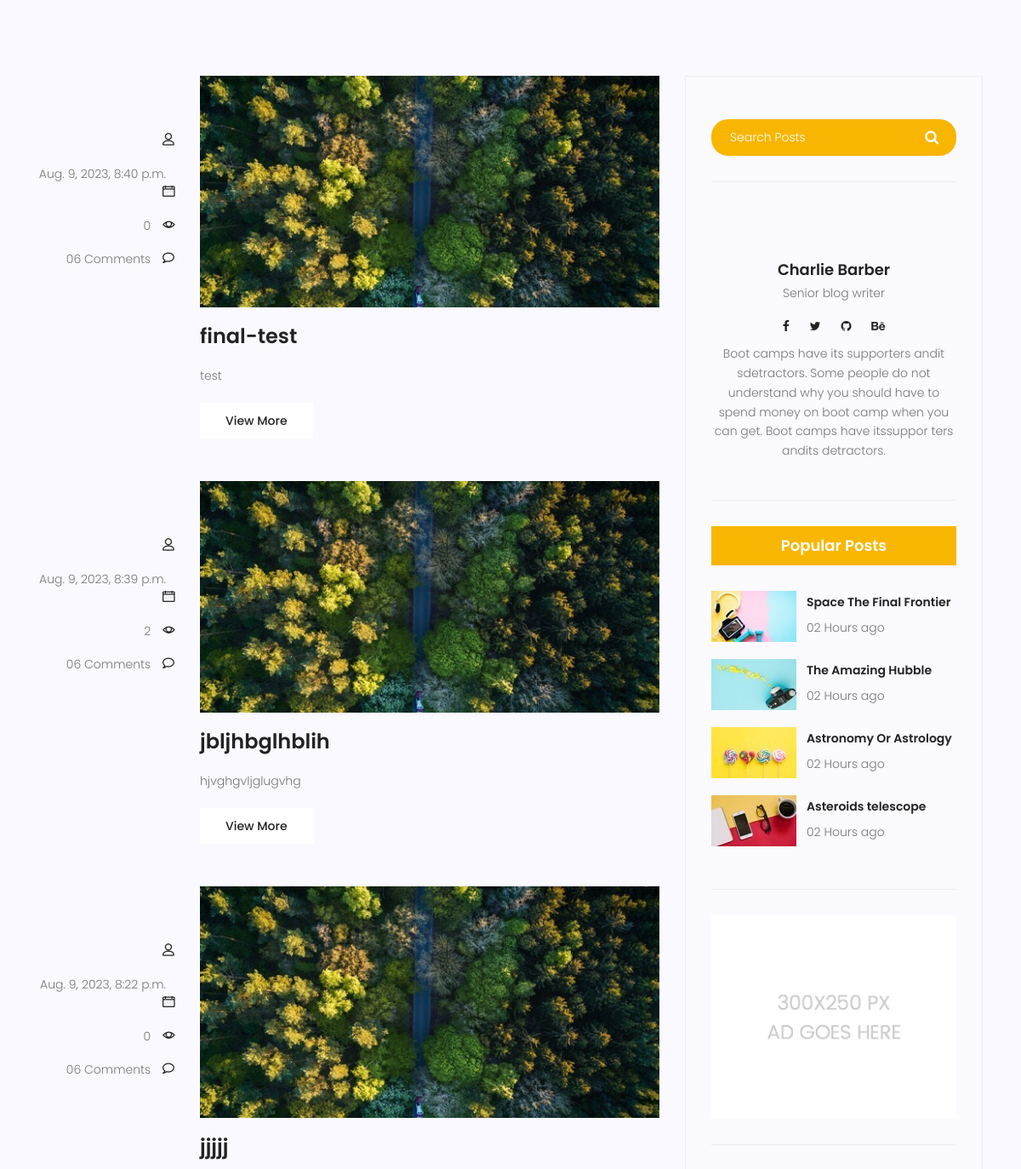
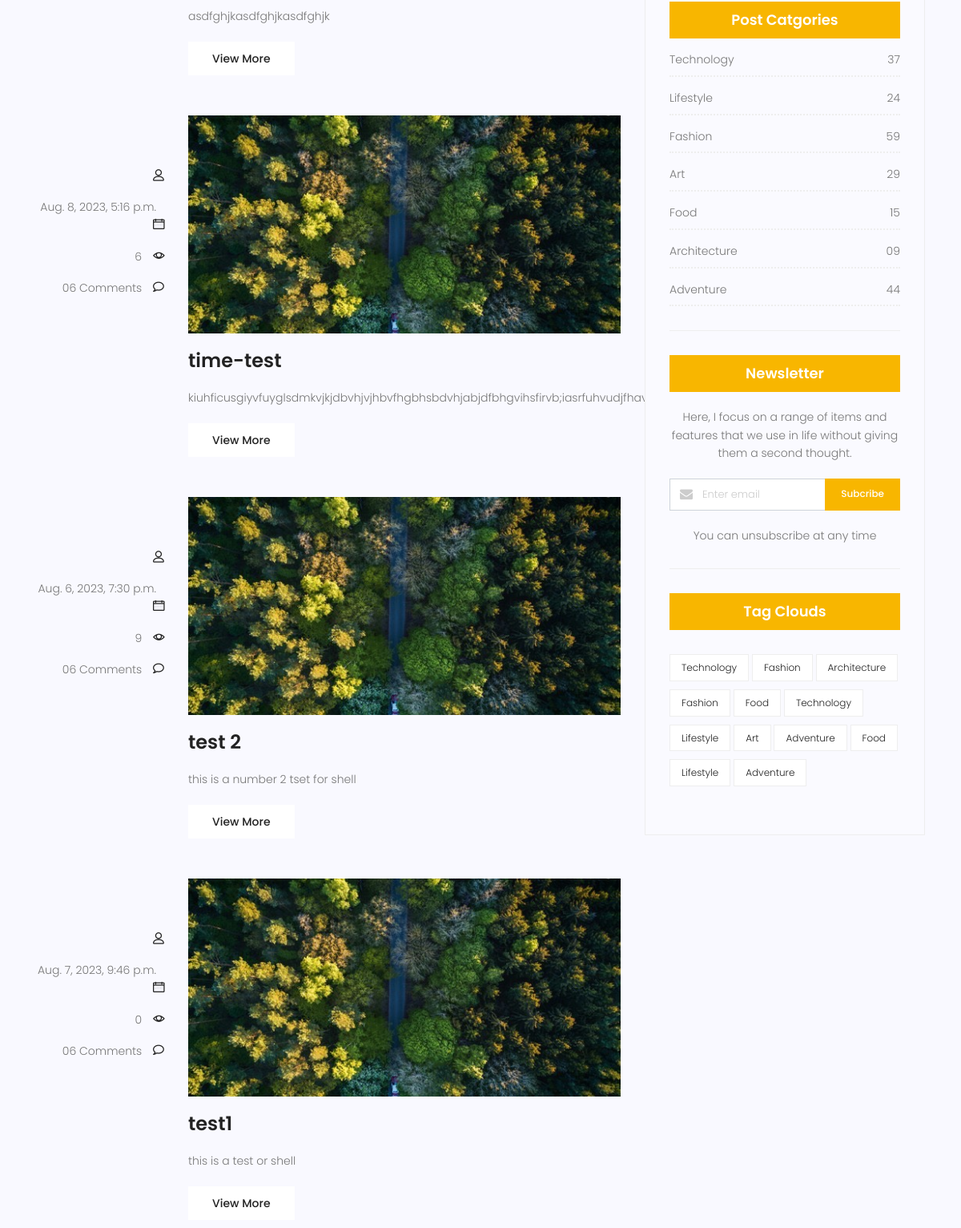
The page /blog/ (middle part) on the database as committed earlier (2 pictures, top to bottom).
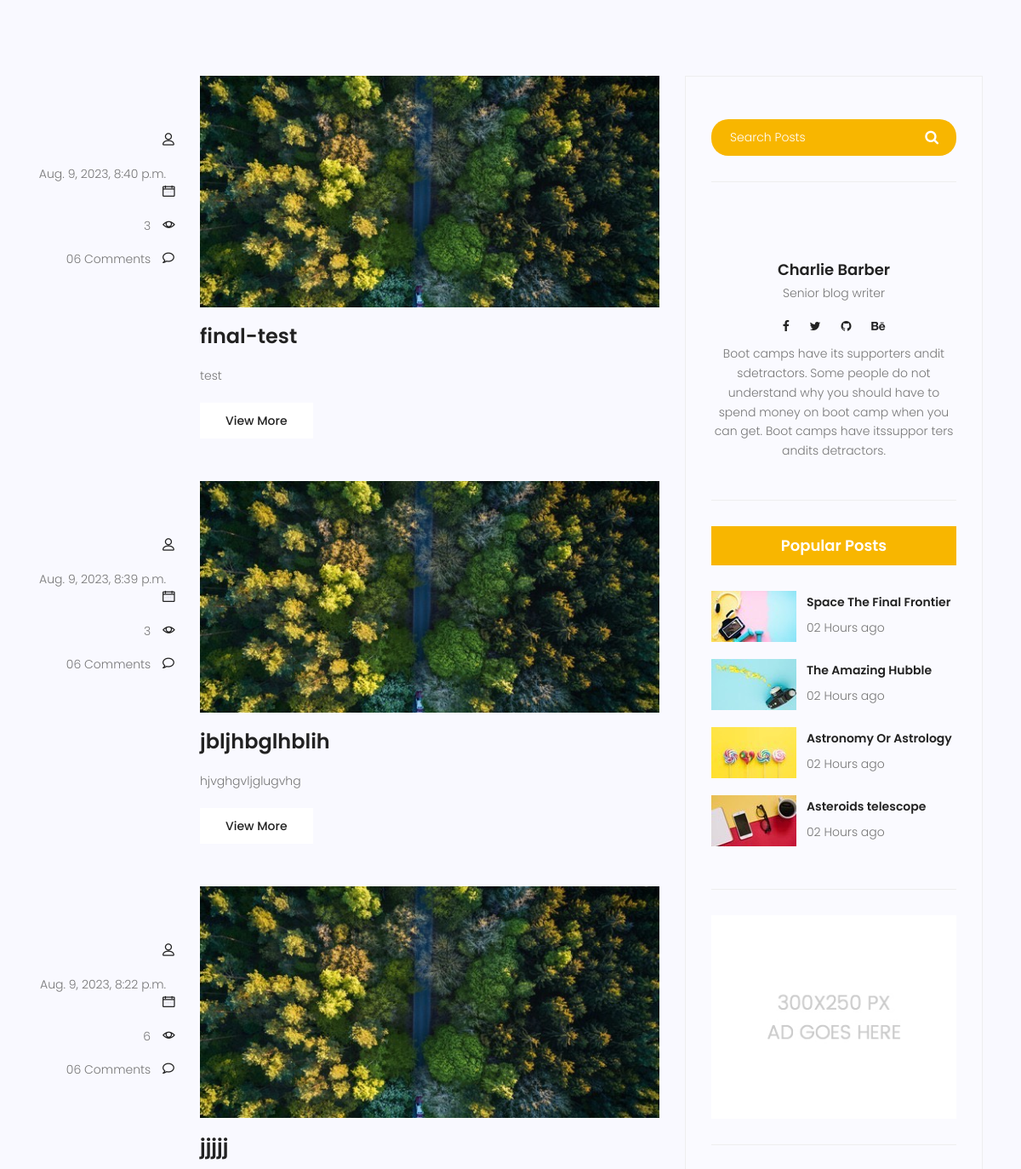
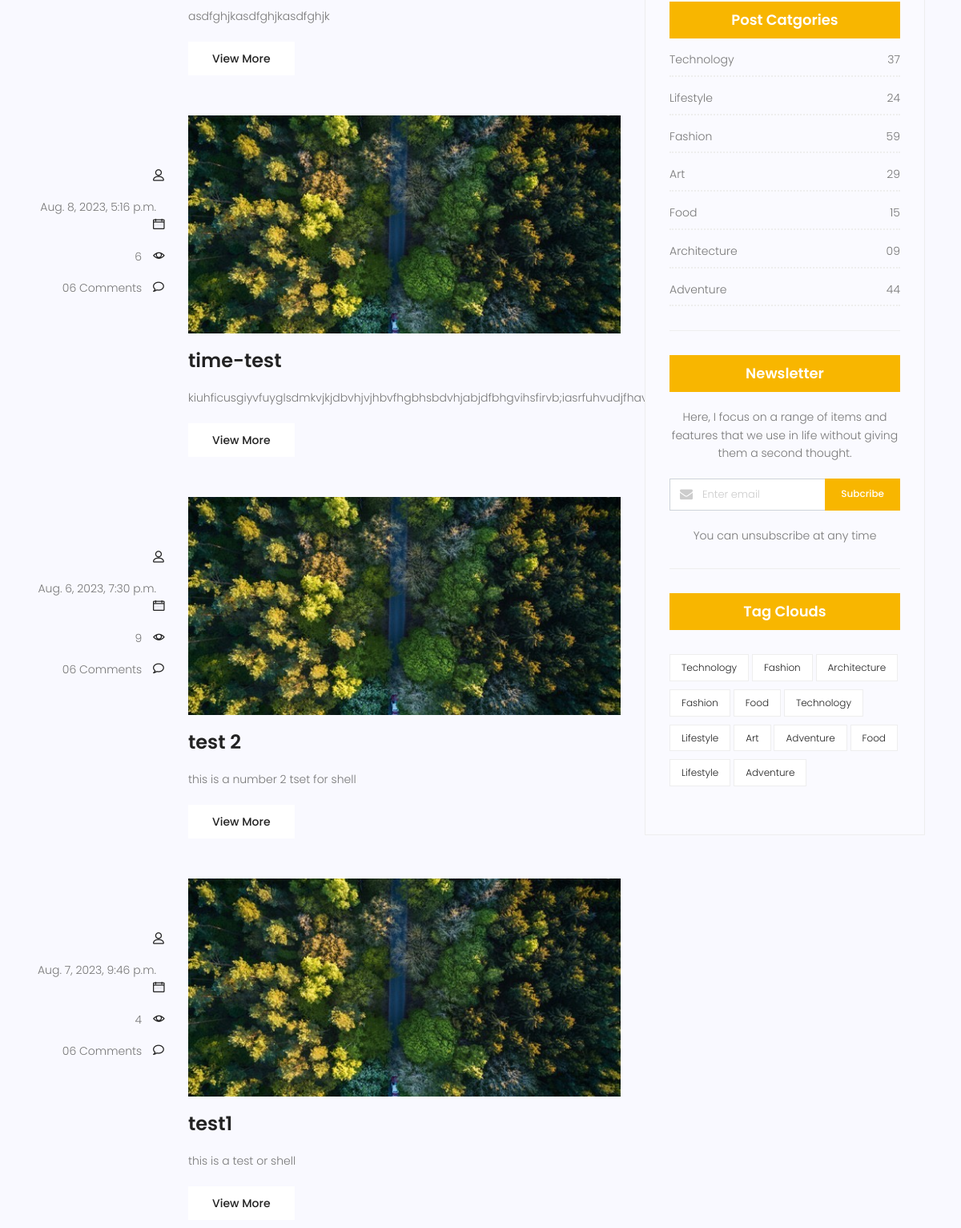
The same page on the database as committed later (2 pictures, top to bottom).
### blog/models.py (models this page shows, shortened)
class post(models.Model):
    image = models.ImageField(upload_to='blog/' , default='blog/default.jpg')
    author = models.ForeignKey(User , on_delete=models.SET_NULL , null=True)
    title = models.CharField(max_length=255)
    content = models.TextField()
    category = models.ManyToManyField(category)
    counted_views = models.IntegerField(default=0)
    status = models.BooleanField(default=False)
    published_at = models.DateTimeField(null=True)
    created_at = models.DateTimeField(auto_now_add=True)
    updated_at = models.DateTimeField(auto_now=True )
    class Meta:
        ordering = ['-created_at']

### blog/views.py (the view)
# urls.py: path('' , blog ,name='blog'),
def blog(request):
    t = datetime.datetime.now()
    posts = post.objects.filter( status=True , published_at__lte=t)
    context = {'posts' : posts }
    return render(request,'blog/blog-home.html' , context)

### templates/blog/blog-home.html (shortened to what the changed rows need)
{% extends 'base.html' %} {% load static %} {% block content %}
<section class="post-content-area">
  <div class="container">
    <div class="row">
      <div class="col-lg-8 posts-list">
        {% for post in posts %}
        <div class="single-post row">
          <div class="col-lg-3 col-md-3 meta-details">
            <div class="user-details row">
              <p class="user-name col-lg-12 col-md-12 col-6">
                <a href="#">{{post.author.get_full_name}}</a> <span class="lnr lnr-user"></span>
              </p>
              <p class="date col-lg-12 col-md-12 col-6">
                <a href="#">{{post.published_at}}</a>
                <span class="lnr lnr-calendar-full"></span>
              </p>
              <p class="view col-lg-12 col-md-12 col-6">
                <a href="#">{{post.counted_views}}</a> <span class="lnr lnr-eye"></span>
              </p>
              <p class="comments col-lg-12 col-md-12 col-6">
                <a href="#">06 Comments</a> <span class="lnr lnr-bubble"></span>
              </p>
            </div>
          </div>
          <div class="col-lg-9 col-md-9">
            <div class="feature-img">
              <img
                class="img-fluid"
                src="{{post.image.url}}"
                alt=""
              />
            </div>
            <a class="posts-title" href="{% url 'blog:single' pid=post.id %}"
              ><h3>{{post.title}}</h3></a
            >
            <p class="excert">
              {{post.content}}
            </p>
            <a href="#" class="primary-btn">View More</a>
          </div>
        </div>
        {% endfor %}
      </div>
    </div>
  </div>
</section>
{% endblock %}

Rows that differ between the two databases and show on the page:
changed post "final-test": counted_views "0" → "3"
changed post "jbljhbglhblih": counted_views "2" → "3"
changed post "jjjjj": counted_views "0" → "6"
changed post "test1": counted_views "0" → "4"
